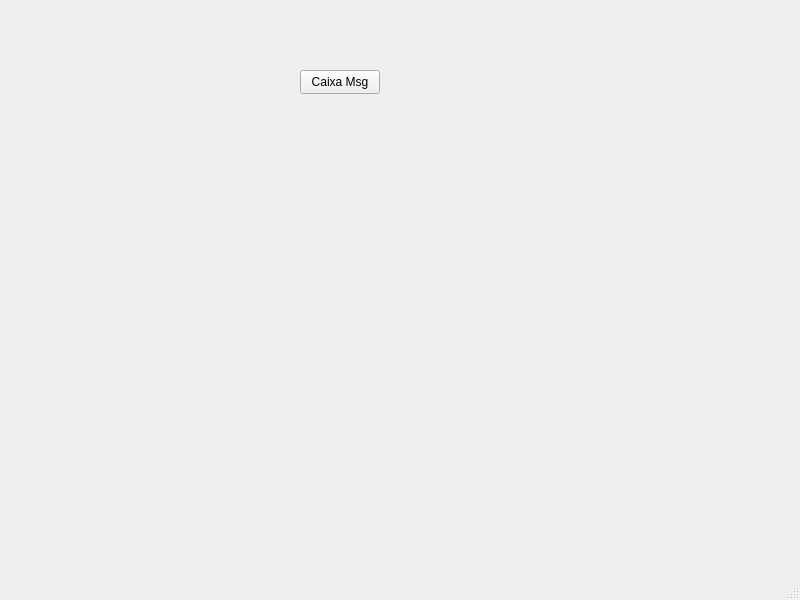
<?xml version="1.0" encoding="UTF-8"?>
<ui version="4.0">
 <class>MainWindow</class>
 <widget class="QMainWindow" name="MainWindow">
  <property name="geometry">
   <rect>
    <x>0</x>
    <y>0</y>
    <width>800</width>
    <height>600</height>
   </rect>
  </property>
  <property name="windowTitle">
   <string>MainWindow</string>
  </property>
  <widget class="QWidget" name="centralwidget">
   <widget class="QPushButton" name="pushButton">
    <property name="geometry">
     <rect>
      <x>300</x>
      <y>70</y>
      <width>80</width>
      <height>24</height>
     </rect>
    </property>
    <property name="text">
     <string>Caixa Msg</string>
    </property>
   </widget>
  </widget>
  <widget class="QMenuBar" name="menubar">
   <property name="geometry">
    <rect>
     <x>0</x>
     <y>0</y>
     <width>800</width>
     <height>21</height>
    </rect>
   </property>
  </widget>
  <widget class="QStatusBar" name="statusbar"/>
 </widget>
 <resources/>
 <connections/>
</ui>
